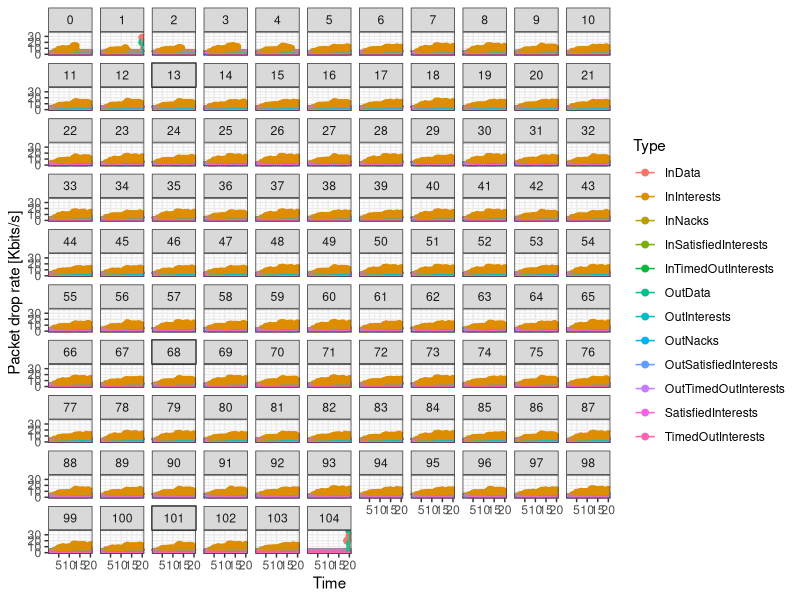

Write the R code that produced this figure. (Note: this script raises an error after producing the figure.)
#!/usr/bin/env Rscript
library(ggplot2)

#########################
# Rate trace processing #
#########################
data = read.table("rate-trace.txt", header=T)
data$Node = factor(data$Node)
data$Kilobits <- data$Kilobytes * 8
data$Type = factor(data$Type)

## data.rtr = data[grep("Rtr", data$Node),]

# graph rates on all nodes in Kilobits
g.all <- ggplot(data, aes(x=Time, y=Kilobits, color=Type)) +
  geom_point(size=2) +
  geom_line() +
  ylab("Packet drop rate [Kbits/s]") +
  facet_wrap(~ Node) +
  theme_bw()

png("l2-rate-tracer.png", width=800, height=500)
print(g.all)
x = dev.off()
mail